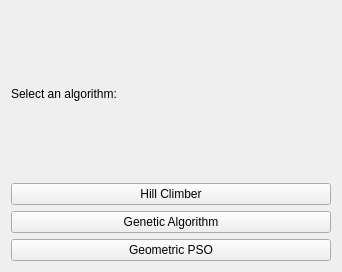
<?xml version="1.0" encoding="UTF-8"?>
<ui version="4.0">
 <class>AlgoSelectWindow</class>
 <widget class="QWidget" name="AlgoSelectWindow">
  <property name="geometry">
   <rect>
    <x>0</x>
    <y>0</y>
    <width>342</width>
    <height>272</height>
   </rect>
  </property>
  <property name="windowTitle">
   <string>ImageEvo</string>
  </property>
  <layout class="QVBoxLayout" name="verticalLayout_2">
   <item>
    <layout class="QVBoxLayout" name="verticalLayout">
     <item>
      <widget class="QLabel" name="label">
       <property name="text">
        <string>Select an algorithm:</string>
       </property>
      </widget>
     </item>
     <item>
      <widget class="QPushButton" name="hc_button">
       <property name="text">
        <string>Hill Climber</string>
       </property>
      </widget>
     </item>
     <item>
      <widget class="QPushButton" name="ga_button">
       <property name="text">
        <string>Genetic Algorithm</string>
       </property>
      </widget>
     </item>
     <item>
      <widget class="QPushButton" name="gpso_button">
       <property name="text">
        <string>Geometric PSO</string>
       </property>
      </widget>
     </item>
    </layout>
   </item>
  </layout>
 </widget>
 <resources/>
 <connections/>
</ui>
